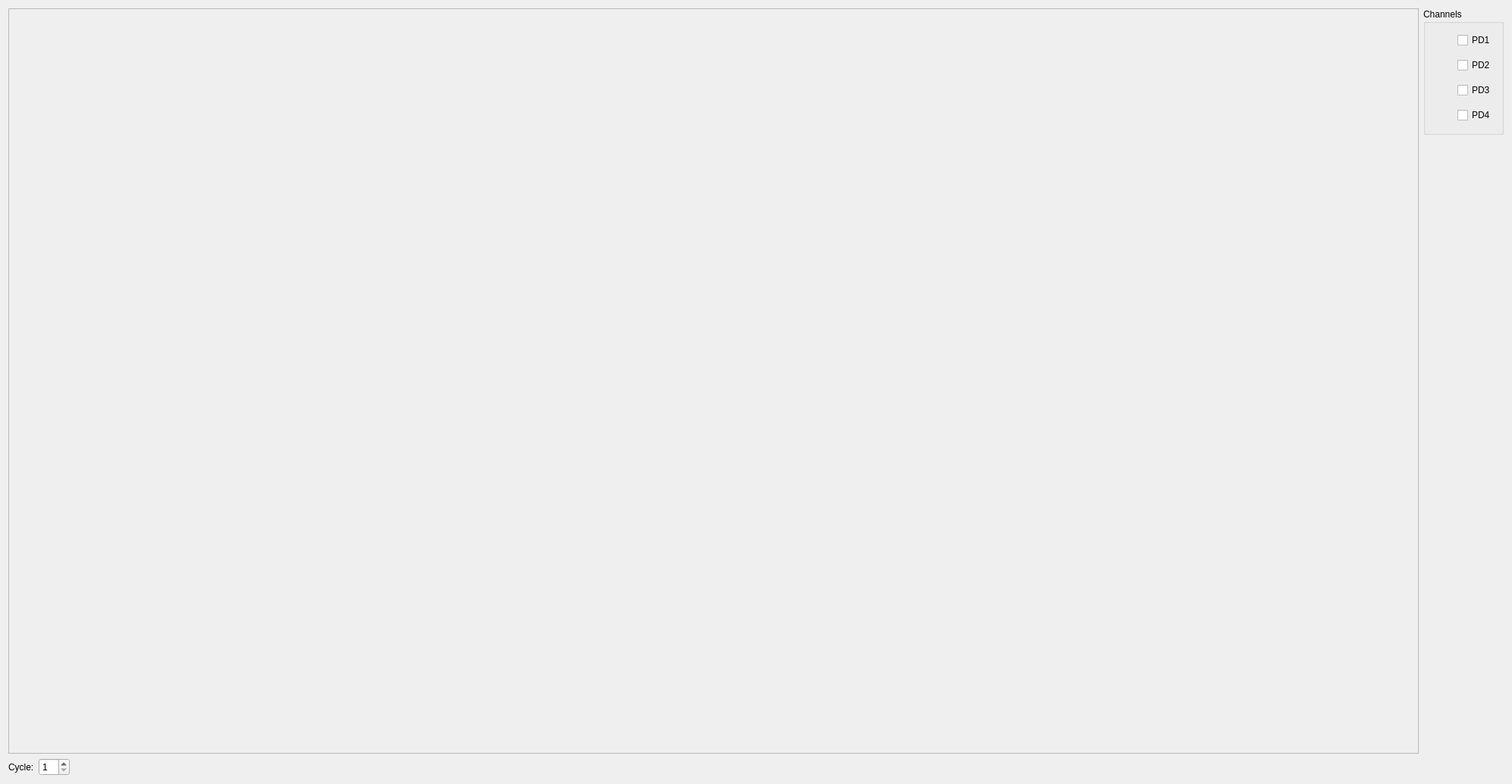
      <widget class="QWidget" name="spatialDataTab">
       <attribute name="title">
        <string>Raw data (spatial domain)</string>
       </attribute>
       <layout class="QGridLayout" name="gridLayout_5">
        <item row="0" column="0" rowspan="2" colspan="3">
         <widget class="QFrame" name="spatialDataFrame">
          <property name="frameShape">
           <enum>QFrame::StyledPanel</enum>
          </property>
          <property name="frameShadow">
           <enum>QFrame::Raised</enum>
          </property>
          <layout class="QGridLayout" name="gridLayout_4">
           <property name="leftMargin">
            <number>0</number>
           </property>
           <property name="topMargin">
            <number>0</number>
           </property>
           <property name="rightMargin">
            <number>0</number>
           </property>
           <property name="bottomMargin">
            <number>0</number>
           </property>
           <item row="0" column="0">
            <widget class="SpatialDataPlot" name="spatialDataWidget" native="true"/>
           </item>
          </layout>
         </widget>
        </item>
        <item row="0" column="3">
         <widget class="QGroupBox" name="spatialDataChannelBox">
          <property name="title">
           <string>Channels</string>
          </property>
          <layout class="QGridLayout" name="rawTimeSpatialDisplayLayout">
           <item row="0" column="0">
            <widget class="QLabel" name="spatialDataChannelPd0Label">
             <property name="sizePolicy">
              <sizepolicy hsizetype="Fixed" vsizetype="Fixed">
               <horstretch>0</horstretch>
               <verstretch>0</verstretch>
              </sizepolicy>
             </property>
             <property name="minimumSize">
              <size>
               <width>27</width>
               <height>27</height>
              </size>
             </property>
             <property name="maximumSize">
              <size>
               <width>27</width>
               <height>27</height>
              </size>
             </property>
             <property name="frameShape">
              <enum>QFrame::NoFrame</enum>
             </property>
             <property name="text">
              <string/>
             </property>
            </widget>
           </item>
           <item row="0" column="1">
            <widget class="QCheckBox" name="spatialDataChannelPd0Box">
             <property name="text">
              <string>PD1</string>
             </property>
            </widget>
           </item>
           <item row="1" column="0">
            <widget class="QLabel" name="spatialDataChannelPd1Label">
             <property name="sizePolicy">
              <sizepolicy hsizetype="Fixed" vsizetype="Fixed">
               <horstretch>0</horstretch>
               <verstretch>0</verstretch>
              </sizepolicy>
             </property>
             <property name="minimumSize">
              <size>
               <width>27</width>
               <height>27</height>
              </size>
             </property>
             <property name="maximumSize">
              <size>
               <width>27</width>
               <height>27</height>
              </size>
             </property>
             <property name="frameShape">
              <enum>QFrame::NoFrame</enum>
             </property>
             <property name="text">
              <string/>
             </property>
            </widget>
           </item>
           <item row="1" column="1">
            <widget class="QCheckBox" name="spatialDataChannelPd1Box">
             <property name="text">
              <string>PD2</string>
             </property>
            </widget>
           </item>
           <item row="2" column="0">
            <widget class="QLabel" name="spatialDataChannelPd2Label">
             <property name="sizePolicy">
              <sizepolicy hsizetype="Fixed" vsizetype="Fixed">
               <horstretch>0</horstretch>
               <verstretch>0</verstretch>
              </sizepolicy>
             </property>
             <property name="minimumSize">
              <size>
               <width>27</width>
               <height>27</height>
              </size>
             </property>
             <property name="maximumSize">
              <size>
               <width>27</width>
               <height>27</height>
              </size>
             </property>
             <property name="frameShape">
              <enum>QFrame::NoFrame</enum>
             </property>
             <property name="text">
              <string/>
             </property>
            </widget>
           </item>
           <item row="2" column="1">
            <widget class="QCheckBox" name="spatialDataChannelPd2Box">
             <property name="text">
              <string>PD3</string>
             </property>
            </widget>
           </item>
           <item row="3" column="0">
            <widget class="QLabel" name="spatialDataChannelPd3Label">
             <property name="sizePolicy">
              <sizepolicy hsizetype="Fixed" vsizetype="Fixed">
               <horstretch>0</horstretch>
               <verstretch>0</verstretch>
              </sizepolicy>
             </property>
             <property name="minimumSize">
              <size>
               <width>27</width>
               <height>27</height>
              </size>
             </property>
             <property name="maximumSize">
              <size>
               <width>27</width>
               <height>27</height>
              </size>
             </property>
             <property name="frameShape">
              <enum>QFrame::NoFrame</enum>
             </property>
             <property name="text">
              <string/>
             </property>
            </widget>
           </item>
           <item row="3" column="1">
            <widget class="QCheckBox" name="spatialDataChannelPd3Box">
             <property name="text">
              <string>PD4</string>
             </property>
            </widget>
           </item>
          </layout>
         </widget>
        </item>
        <item row="1" column="3">
         <spacer name="verticalSpacer_2">
          <property name="orientation">
           <enum>Qt::Vertical</enum>
          </property>
          <property name="sizeHint" stdset="0">
           <size>
            <width>20</width>
            <height>817</height>
           </size>
          </property>
         </spacer>
        </item>
        <item row="2" column="0">
         <widget class="QLabel" name="spatialDataCycleLabel">
          <property name="text">
           <string>Cycle:</string>
          </property>
         </widget>
        </item>
        <item row="2" column="1">
         <widget class="QSpinBox" name="spatialDataCycleBox">
          <property name="minimum">
           <number>1</number>
          </property>
         </widget>
        </item>
        <item row="2" column="2">
         <spacer name="horizontalSpacer_2">
          <property name="orientation">
           <enum>Qt::Horizontal</enum>
          </property>
          <property name="sizeHint" stdset="0">
           <size>
            <width>1774</width>
            <height>20</height>
           </size>
          </property>
         </spacer>
        </item>
       </layout>
      </widget>
